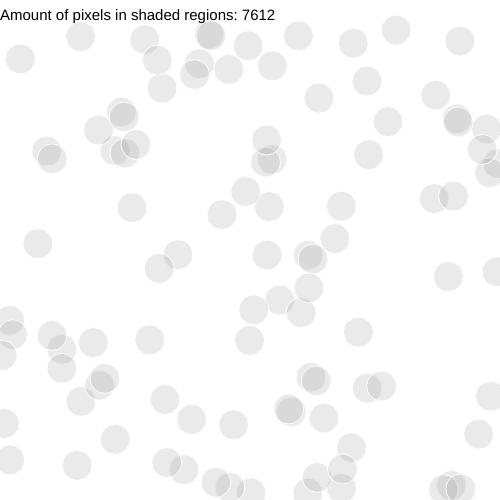
Frame 1 (no input)
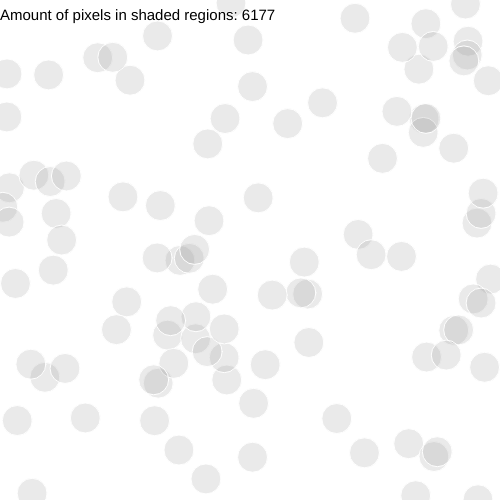
Frame 2 (the mouse pressed at the canvas centre, redrawn once)

The p5.js sketch that drew these frames (run headless with seeded random() and noise() and a simulated clock; the mouse was pressed at the canvas centre and the sketch redrawn once):

// p5.js sketch
// ── sketch.js
/**
 * Problem: Create a program that draws 100 circles with a partial transparency.
 *          After drawing the 100 circles, search for any overlapping areas and display a count of the total amount of pixels in the overlapping areas.
 * 
 * Notes: 
 * 
 * 
 */


function setup () {
  createCanvas(500,500);
  pixelDensity(1);
  rectMode(CORNERS);
  stroke(255);
  textSize(15);

}


function draw () {
  background(255);
  noLoop();
  
  
  for (let i = 0; i < 100; i++) {
    let ranX = Math.random()*width;
    let ranY = Math.random()*height;

    fill(150,150,150, 50);
    circle(ranX, ranY, 30);
  }
  


  loadPixels();
  
  let count = 0;
    
  for (let i = 0; i < pixels.length; i = i + 4) {

    let gray = pixels[i];
    if (gray < 220) {
      count++;
    }
  }
  
  fill(0);
  text("Amount of pixels in shaded regions: " + count, 0, 20);
 
}
